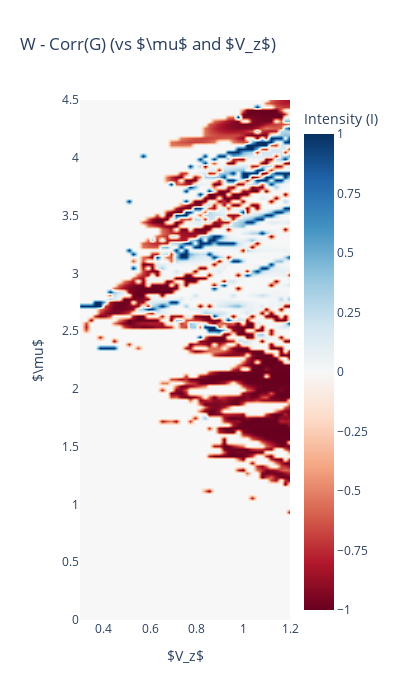

The cell this chart's notebook holds for it:
### Code cell
import numpy as np
import plotly.graph_objects as go

# Assuming params_list, I, and corrs are already defined in your environment
mu  = params_list[:, 1]  # y-axis
V_z = params_list[:, 2]  # x-axis
diff = I - corrs

# 3. Create the interactive Plotly heatmap/contour
fig = go.Figure(data=go.Contour(
    x=V_z,
    y=mu,
    z=diff,
    colorscale='RdBu',     # Matches Matplotlib's 'RdBu'
    ncontours=100,         # Smooth continuous gradient
    line_width=0,          # Removes contour lines
    contours=dict(
        coloring='heatmap',
        showlines=False
    ),
    colorbar=dict(
        title='Intensity (I)'
    )
))

# 4. Label axes and title
fig.update_layout(
    title='W - Corr(G) (vs $\mu$ and $V_z$)',
    xaxis_title='$V_z$',
    yaxis_title='$\mu$',
    xaxis_range=[0.3, 1.2],  
    yaxis_range=[0, 4.5],
    width=400,
    height=700
)

fig.show()

# --- Min/Max calculation logic ---
iiidx = 4
max_pos_diff_idx = np.where(diff == diff.max())
max_pos_diff = diff[max_pos_diff_idx]   #[iiidx]
max_pos_diff_mu = mu[max_pos_diff_idx]  #[iiidx]
max_pos_diff_Vz = V_z[max_pos_diff_idx] #[iiidx]

max_neg_diff_idx = np.where(diff == diff.min())
# Left exactly as you had it (without the [iiidx] slice)
max_neg_diff = diff[max_neg_diff_idx]  
max_neg_diff_mu = mu[max_neg_diff_idx]  
max_neg_diff_Vz = V_z[max_neg_diff_idx] 

print(f"Max positive Difference: diff: {max_pos_diff}| mu: {max_pos_diff_mu}| Vz: {max_pos_diff_Vz}| Index: {max_pos_diff_idx}")
print(f"Max negative Difference: diff: {max_neg_diff}| mu: {max_neg_diff_mu}| Vz: {max_neg_diff_Vz}| Index: {max_neg_diff_idx}")

### Figure 1 — Plotly figure (JSON) as saved in the notebook; plotly's stock layout.template omitted (floating-point values rounded to 4 significant figures; data arrays with more than 128 entries replaced by an {"elided": "..."} marker saying what was removed)
{"data": [{"colorbar": {"title": {"text": "Intensity (I)"}}, "colorscale": [[0, "rgb(103,0,31)"], [0.1, "rgb(178,24,43)"], [0.2, "rgb(214,96,77)"], [0.3, "rgb(244,165,130)"], [0.4, "rgb(253,219,199)"], [0.5, "rgb(247,247,247)"], [0.6, "rgb(209,229,240)"], [0.7, "rgb(146,197,222)"], [0.8, "rgb(67,147,195)"], [0.9, "rgb(33,102,172)"], [1, "rgb(5,48,97)"]], "contours": {"coloring": "heatmap", "showlines": false}, "line": {"width": 0}, "ncontours": 100, "type": "contour", "x": {"elided": "9000 float values"}, "y": {"elided": "9000 float values"}, "z": {"elided": "9000 float values"}}], "layout": {"height": 700, "title": {"text": "W - Corr(G) (vs $\\mu$ and $V_z$)"}, "width": 400, "xaxis": {"range": [0.3, 1.2], "title": {"text": "$V_z$"}}, "yaxis": {"range": [0, 4.5], "title": {"text": "$\\mu$"}}}}
